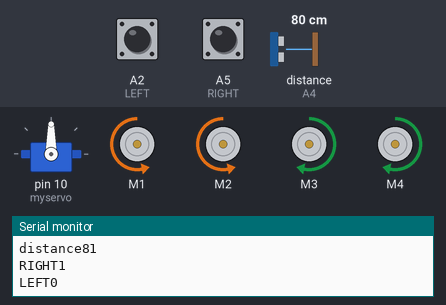
A sketch run on a simulated Arduino Uno, built with avr-gcc and run on an emulated ATmega328P. On the bench: servo, 4 × DC motor (green arrow = forward, orange = backward, longer = faster), the last lines printed to the serial monitor. The inputs (shaded band) are chosen by the test bench; at power-on: distance to the obstacle (sensor on A4) 80 cm, A2 (LEFT) LOW, A5 (RIGHT) HIGH. The echo pulse lasts 58.3 µs per cm.

Above: at 6.6 s.
6.7 s: distance to the obstacle (sensor on A4) set to 22 cm
8.2 s: distance to the obstacle (sensor on A4) set to 18 cm
At 9.4 s:
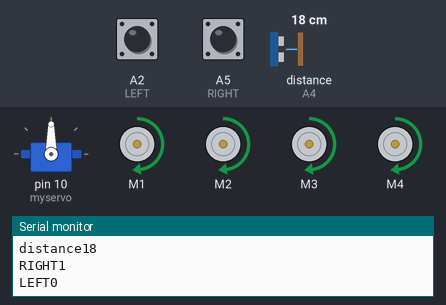
9.8 s: distance to the obstacle (sensor on A4) set to 7 cm
12.8 s: distance to the obstacle (sensor on A4) set to 4 cm
At 14.0 s:
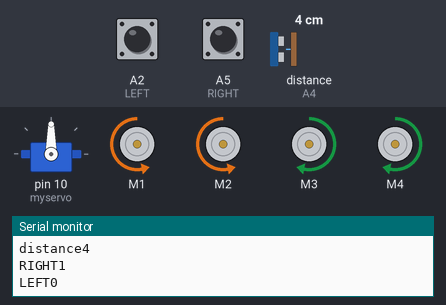
14.3 s: A2 (LEFT) pulled HIGH for 0.25 s
At 14.56 s:
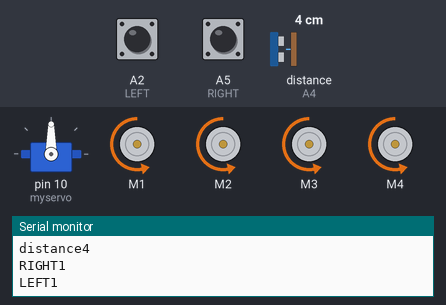
16.1 s: A5 (RIGHT) pulled LOW for 0.25 s
At 16.32 s:
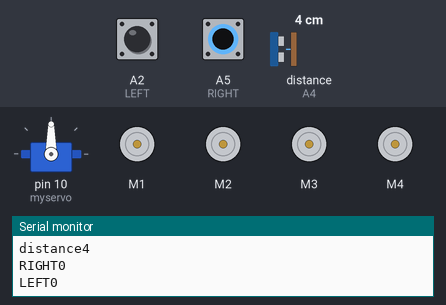
Timing chart, 0 to 18.8 s (numbered marks = the images above; inputs shaded):
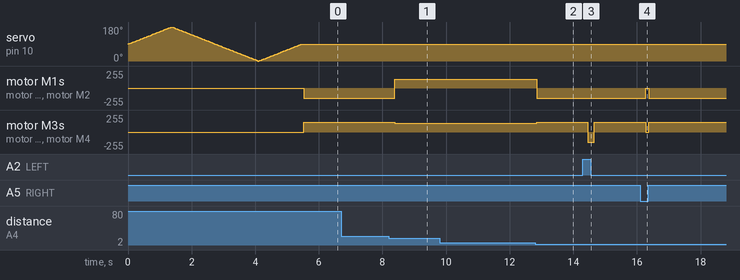

Measured:
- the behaviour switches between 20 and 19 cm on distance to the obstacle (sensor on A4) (found by bisection; images 0 and 1)
- the behaviour switches between 6 and 5 cm on distance to the obstacle (sensor on A4) (found by bisection; images 1 and 2)
- after the input at 8.2 s, motor M1, motor M2: backward 150/255 → forward 130/255 after 0.18 s; motor M3, motor M4: forward 150/255 → forward 130/255 after 0.18 s
- after the input at 12.8 s, motor M1, motor M2: forward 130/255 → backward 150/255 after 0.05 s; motor M3, motor M4: forward 130/255 → forward 150/255 after 0.05 s
- after the input at 14.3 s, motor M3, motor M4: forward 150/255 → backward 150/255 after 0.16 s, → forward 150/255 0.20 s later
- after the input at 16.1 s, motor M1, motor M2: backward 150/255 → stopped after 0.17 s, → backward 150/255 0.10 s later; motor M3, motor M4: forward 150/255 → stopped after 0.17 s, → forward 150/255 0.10 s later

The sketch:

Follow_Me_Robot.ino
```cpp
//Arduino Human Following Robot
// You have to install the AFMotor and NewPing library Before Uploading the sketch
// You can find all the required libraris from arduino library manager.

//include the library code:
#include<NewPing.h>
#include<Servo.h>
#include<AFMotor.h>

#define RIGHT A5              // Right IR sensor connected to analog pin A2 of Arduino Uno:
#define LEFT A2               // Left IR sensor connected to analog pin A3 of Arduino Uno:
#define TRIGGER_PIN A3        // Trigger pin connected to analog pin A1 of Arduino Uno:
#define ECHO_PIN A4           // Echo pin connected to analog pin A0 of Arduino Uno:
#define MAX_DISTANCE 200      // Maximum ping distance:

unsigned int distance = 0;    //Variable to store ultrasonic sensor distance:
unsigned int Right_Value = 0; //Variable to store Right IR sensor value:
unsigned int Left_Value = 0;  //Variable to store Left IR sensor value:


NewPing sonar(TRIGGER_PIN, ECHO_PIN, MAX_DISTANCE);  //NewPing setup of pins and maximum distance:

//create motor objects
AF_DCMotor Motor1(1,MOTOR12_1KHZ);
AF_DCMotor Motor2(2,MOTOR12_1KHZ);
AF_DCMotor Motor3(3,MOTOR34_1KHZ);
AF_DCMotor Motor4(4,MOTOR34_1KHZ);

 Servo myservo; //create servo object to control the servo:
 int pos=0;     //variable to store the servo position:

void setup() { // the setup function runs only once when power on the board or reset the board:

   Serial.begin(9600); //initailize serial communication at 9600 bits per second:
   myservo.attach(10); // servo attached to pin 10 of Arduino UNO
{
for(pos = 90; pos <= 180; pos += 1){    // goes from 90 degrees to 180 degrees:
  myservo.write(pos);                   //tell servo to move according to the value of 'pos' variable:
  delay(15);                            //wait 15ms for the servo to reach the position:
  }
for(pos = 180; pos >= 0; pos-= 1) {     // goes from 180 degrees to 0 degrees:
  myservo.write(pos);                   //tell servo to move according to the value of 'pos' variable:
  delay(15);                            //wait 15ms for the servo to reach the position:
  }
for(pos = 0; pos<=90; pos += 1) {       //goes from 180 degrees to 0 degrees:
  myservo.write(pos);                   //tell servo to move according to the value of 'pos' variable:
  delay(15);                            //wait 15ms for the servo to reach the position:
  }
}
   pinMode(RIGHT, INPUT); //set analog pin RIGHT as an input:
   pinMode(LEFT, INPUT);  //set analog pin RIGHT as an input:
}

// the lope function runs forever
void loop() {

delay(50);                                        //wait 50ms between pings:
distance = sonar.ping_cm();                       //send ping, get distance in cm and store it in 'distance' variable:
Serial.print("distance");
Serial.println(distance);                         // print the distance in serial monitor:


    Right_Value = digitalRead(RIGHT);             // read the value from Right IR sensor:
    Left_Value = digitalRead(LEFT);               // read the value from Left IR sensor:

Serial.print("RIGHT");
Serial.println(Right_Value);                      // print the right IR sensor value in serial monitor:
Serial.print("LEFT");
Serial.println(Left_Value);                       //print the left IR sensor value in serial monitor:

if((distance > 5) && (distance < 20)){            //check wheather the ultrasonic sensor's value stays between 1 to 15.
                                                  //If the condition is 'true' then the statement below will execute:
  //Move Forward:
  Motor1.setSpeed(130);  //define motor1 speed:
  Motor1.run(FORWARD);   //rotate motor1 clockwise:
  Motor2.setSpeed(130);  //define motor2 speed:
  Motor2.run(FORWARD);   //rotate motor2 clockwise:
  Motor3.setSpeed(130);  //define motor3 speed:
  Motor3.run(FORWARD);   //rotate motor3 clockwise:
  Motor4.setSpeed(130);  //define motor4 speed:
  Motor4.run(FORWARD);   //rotate motor4 clockwise:

}else if((Right_Value==0) && (Left_Value==1)) {   //If the condition is 'true' then the statement below will execute:

  //Turn Left
  Motor1.setSpeed(200);  //define motor1 speed:
  Motor1.run(FORWARD);   //rotate motor1 cloclwise:
  Motor2.setSpeed(200);  //define motor2 speed:
  Motor2.run(FORWARD);   //rotate motor2 clockwise:
  Motor3.setSpeed(200);  //define motor3 speed:
  Motor3.run(BACKWARD);  //rotate motor3 anticlockwise:
  Motor4.setSpeed(200);  //define motor4 speed:
  Motor4.run(BACKWARD);  //rotate motor4 anticlockwise:
  delay(100);

}else if((Right_Value==1)&&(Left_Value==0)) {     //If the condition is 'true' then the statement below will execute:

  //Turn Right
  Motor1.setSpeed(150);  //define motor1 speed:
  Motor1.run(BACKWARD);  //rotate motor1 anticlockwise:
  Motor2.setSpeed(150);  //define motor2 speed:
  Motor2.run(BACKWARD);  //rotate motor2 anticlockwise:
  Motor3.setSpeed(150);  //define motor3 speed:
  Motor3.run(FORWARD);   //rotate motor3 clockwise:
  Motor4.setSpeed(150);  //define motor4 speed:
  Motor4.run(FORWARD);   //rotate motor4 clockwise:
  delay(150);

}else if((Right_Value==1)&&(Left_Value==1)) {     //If the condition is 'true' then the statement below will execute:

  //Turn Right
  Motor1.setSpeed(150);  //define motor1 speed:
  Motor1.run(BACKWARD);  //rotate motor1 anticlockwise:
  Motor2.setSpeed(150);  //define motor2 speed:
  Motor2.run(BACKWARD);  //rotate motor2 anticlockwise:
  Motor3.setSpeed(150);  //define motor3 speed:
  Motor3.run(BACKWARD);   //rotate motor3 clockwise:
  Motor4.setSpeed(150);  //define motor4 speed:
  Motor4.run(BACKWARD);   //rotate motor4 clockwise:
  delay(150);

}else if(distance > 20) {                          //If the condition is 'true' then the statement below will execute:

  //Stop
  Motor1.setSpeed(0);    //define motor1 speed:
  Motor1.run(RELEASE);   //stop motor1:
  Motor2.setSpeed(0);    //define motor2 speed:
  Motor2.run(RELEASE);   //stop motor2:
  Motor3.setSpeed(0);    //define motor3 speed:
  Motor3.run(RELEASE);   //stop motor3:
  Motor4.setSpeed(0);    //define motor4 speed:
  Motor4.run(RELEASE);   //stop motor4:

}else if(distance <5) {                          //If the condition is 'true' then the statement below will execute:

  //Stop
  Motor1.setSpeed(0);    //define motor1 speed:
  Motor1.run(RELEASE);   //stop motor1:
  Motor2.setSpeed(0);    //define motor2 speed:
  Motor2.run(RELEASE);   //stop motor2:
  Motor3.setSpeed(0);    //define motor3 speed:
  Motor3.run(RELEASE);   //stop motor3:
  Motor4.setSpeed(0);    //define motor4 speed:
  Motor4.run(RELEASE);   //stop motor4:

}else if(distance <3) {                          //If the condition is 'true' then the statement below will execute:

  //Stop
  Motor1.setSpeed(50);  //define motor1 speed:
  Motor1.run(BACKWARD);   //rotate motor1 clockwise:
  Motor2.setSpeed(50);  //define motor2 speed:
  Motor2.run(BACKWARD);   //rotate motor2 clockwise:
  Motor3.setSpeed(50);  //define motor3 speed:
  Motor3.run(BACKWARD);   //rotate motor3 clockwise:
  Motor4.setSpeed(50);  //define motor4 speed:
  Motor4.run(BACKWARD);
}
}
```
